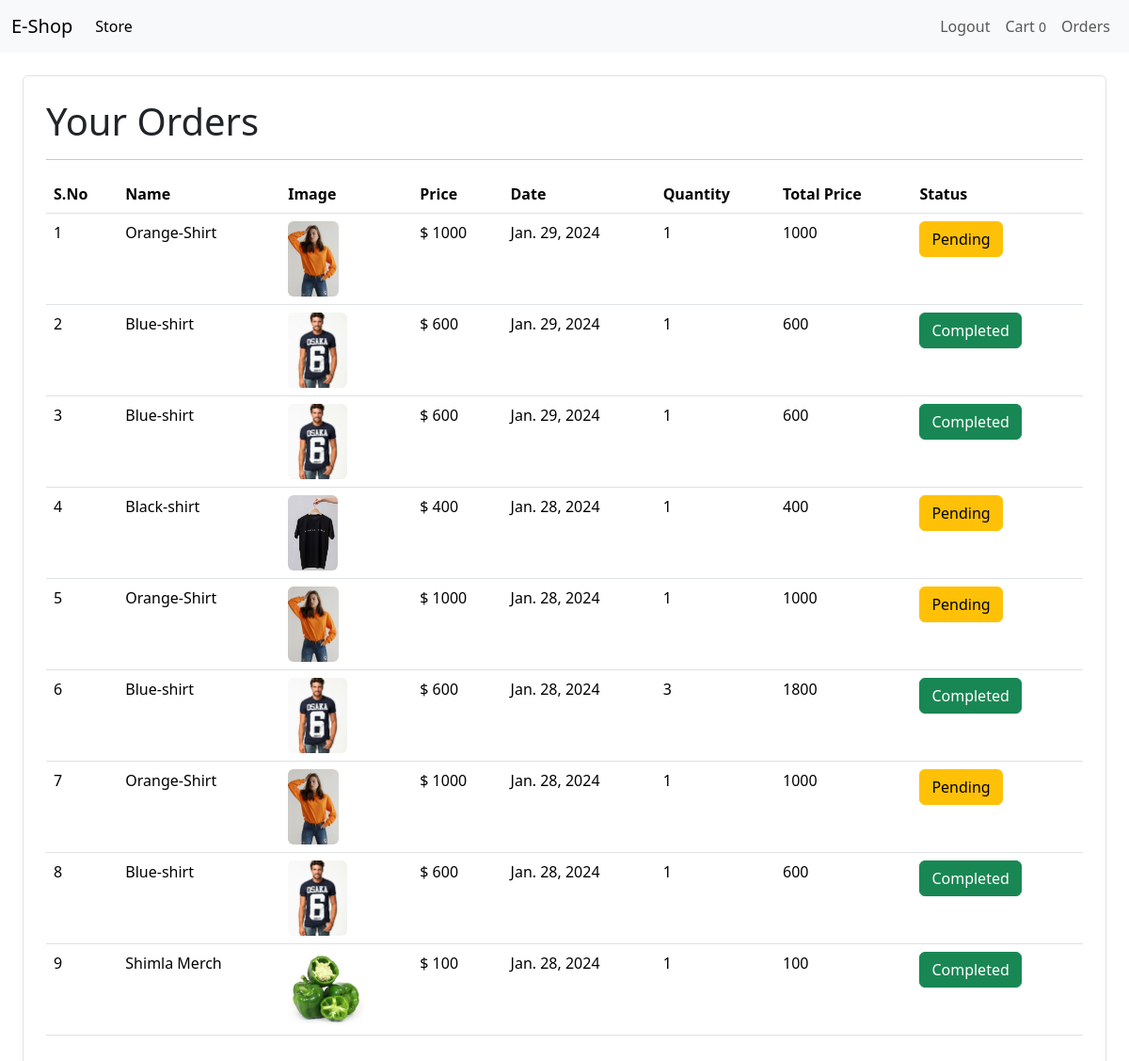
The page /orders/ (signed in) on the database its author committed.
### store/models/orders.py (models this page shows, shortened)
class Order (models.Model):
    product=models.ForeignKey(Product,on_delete=models.CASCADE)
    customer=models.ForeignKey(Customer,on_delete=models.CASCADE)
    quantity=models.IntegerField(default=1)
    price=models.IntegerField()
    address=models.CharField(max_length=50, default="", blank=True)
    phone=models.CharField(max_length=50, default="", blank=True)
    date=models.DateField(default=datetime.datetime.today)
    status=models.BooleanField(default=False)
    @staticmethod
    def get_order_by_customer (customerid):
        return Order.objects.filter(customer=customerid).order_by("-date")

### store/models/product.py (models this page shows, shortened)
class Product (models.Model):
    name=models.CharField(max_length=50)
    price=models.IntegerField(default=0)
    description=models.TextField()
    category=models.ForeignKey(Category,on_delete=models.CASCADE,default=1)
    image=models.ImageField(upload_to="uploads/products")

### store/middlewares/auth.py (the view)
    def middleware (request):
        return_url=request.META["PATH_INFO"]
        print(return_url)
        if not request.session.get('customer_id'):
            return redirect (f'/login?return_url={return_url}')
        else:
            response=get_response(request)
            return response

### store/templatetags/customfilter.py (called while the page is built)
@register.filter(name="currency")
def currency (number):
    return "$ "+str(number)

@register.filter(name="multiply")
def multiply (number,number1):
    return number*number1

### store/views/order.py (called while the page is built)
    def get (self,request):
        customer=request.session.get('customer_id')
        orders=Order.get_order_by_customer(customer)
        return render(request,"orders.html",{"orders":orders})

### store/templates/orders.html
{% extends "base.html" %}
{% block content %}
{% load cart %}
{% load customfilter %}
<div class="border border rounded p-4 m-4">
    <h1 class="">Your Orders</h1>
    <hr>
    <table class="table ">
        <thead >
            <tr>
                <th>S.No</th>
                <th>Name</th>
                <th>Image</th>
                <th>Price</th>
                <th>Date</th>
                <th>Quantity</th>
                <th>Total Price</th>
                <th>Status</th>
            </tr>
        </thead>
        <tbody>
            {% for order in orders %}
            <tr>
                <td >{{forloop.counter}}</td>
                <td >{{order.product.name}}</td>
                <td ><img src="{{order.product.image.url}}" class="rounded" style="height:80px;" alt=""></td>
                <td >{{order.price|currency}}</td>
                <td >{{order.date}}</td>
                <td >{{order.quantity}}</td>
                <td >{{order.price|multiply:order.quantity}}</td>
                {% if order.status %}
                    <td><small class="btn btn-success">Completed</small></td>
                {% else %}
                    <td><small class="btn btn-warning">Pending</small></td>
                {% endif %}
            </tr>
            {% endfor %}
        </tbody>
    </table>
</div>
{% endblock %}

### store/templates/base.html (shortened to what this page needs)
<!doctype html>
<html lang="en">
  <head>
    <link href="https://cdn.jsdelivr.net/npm/bootstrap@5.3.2/dist/css/bootstrap.min.css" rel="stylesheet">
  </head>
  <body>
    <div>
      <nav class="navbar navbar-expand-lg bg-body-tertiary">
        <div class="container-fluid">
          <a class="navbar-brand" href="{% url 'home' %}">E-Shop</a>
          <div class="collapse navbar-collapse" id="navbarSupportedContent">
            <ul class="navbar-nav me-auto mb-2 mb-lg-0">
              <li class="nav-item">
                <a class="nav-link active" aria-current="page" href="#">Store</a>
              </li>
            </ul>
            <ul class="navbar-nav ms-2 mb-2 mb-lg-0">
              {% if request.session.customer_id %}
                <li class="nav-item">
                  <a class="nav-link " aria-current="page" href="/logout">Logout</a>
                </li>
                <li class="nav-item">
                  <a class="nav-link" aria-current="page" href="/cart">Cart <small>{{request.session.cart.keys|length}}</small></a>
                </li>
              {% endif %}
              <li class="nav-item">
                <a class="nav-link" aria-current="page" href="{% url 'orders' %}">Orders</a>
              </li>
            </ul>
          </div>
        </div>
      </nav>
    </div>
    {% block content %}
    {% endblock  %}

### rows shown on the page
Order: product.name "Orange-Shirt", product.image (picture), price "$ 1000", date "Jan. 29, 2024", quantity "1", price|multiply "1000", status "Pending"
Order: product.name "Blue-shirt", product.image (picture), price "$ 600", date "Jan. 29, 2024", quantity "1", price|multiply "600", status "Completed"
Order: product.name "Blue-shirt", product.image (picture), price "$ 600", date "Jan. 29, 2024", quantity "1", price|multiply "600", status "Completed"
Order: product.name "Black-shirt", product.image (picture), price "$ 400", date "Jan. 28, 2024", quantity "1", price|multiply "400", status "Pending"
Order: product.name "Orange-Shirt", product.image (picture), price "$ 1000", date "Jan. 28, 2024", quantity "1", price|multiply "1000", status "Pending"
Order: product.name "Blue-shirt", product.image (picture), price "$ 600", date "Jan. 28, 2024", quantity "3", price|multiply "1800", status "Completed"
Order: product.name "Orange-Shirt", product.image (picture), price "$ 1000", date "Jan. 28, 2024", quantity "1", price|multiply "1000", status "Pending"
Order: product.name "Blue-shirt", product.image (picture), price "$ 600", date "Jan. 28, 2024", quantity "1", price|multiply "600", status "Completed"
Order: product.name "Shimla Merch", product.image (picture), price "$ 100", date "Jan. 28, 2024", quantity "1", price|multiply "100", status "Completed"

### other values the page prints
{{ request.session.cart.keys|length }} "0"
